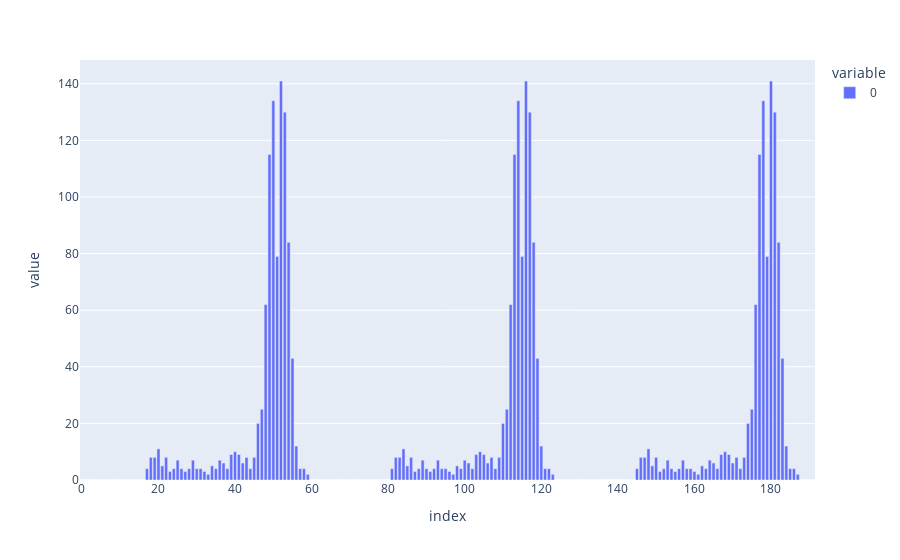

The notebook cell this image was saved under:
### Code cell
import plotly.express as px

fig = px.bar(test_hist_result['item'][4])
fig.show()

### Figure 1 — Plotly figure (JSON) as saved in the notebook; plotly's stock layout.template omitted (floating-point values rounded to 4 significant figures; data arrays with more than 128 entries replaced by an {"elided": "..."} marker saying what was removed)
{"data": [{"alignmentgroup": "True", "hovertemplate": "variable=0<br>index=%{x}<br>value=%{y}<extra></extra>", "legendgroup": "0", "marker": {"color": "#636efa", "pattern": {"shape": ""}}, "name": "0", "offsetgroup": "0", "orientation": "v", "showlegend": true, "textposition": "auto", "type": "bar", "x": {"elided": "192 int values"}, "xaxis": "x", "y": {"elided": "192 int values"}, "yaxis": "y"}], "layout": {"barmode": "relative", "legend": {"title": {"text": "variable"}, "tracegroupgap": 0}, "margin": {"t": 60}, "xaxis": {"anchor": "y", "domain": [0, 1], "title": {"text": "index"}}, "yaxis": {"anchor": "x", "domain": [0, 1], "title": {"text": "value"}}}}
